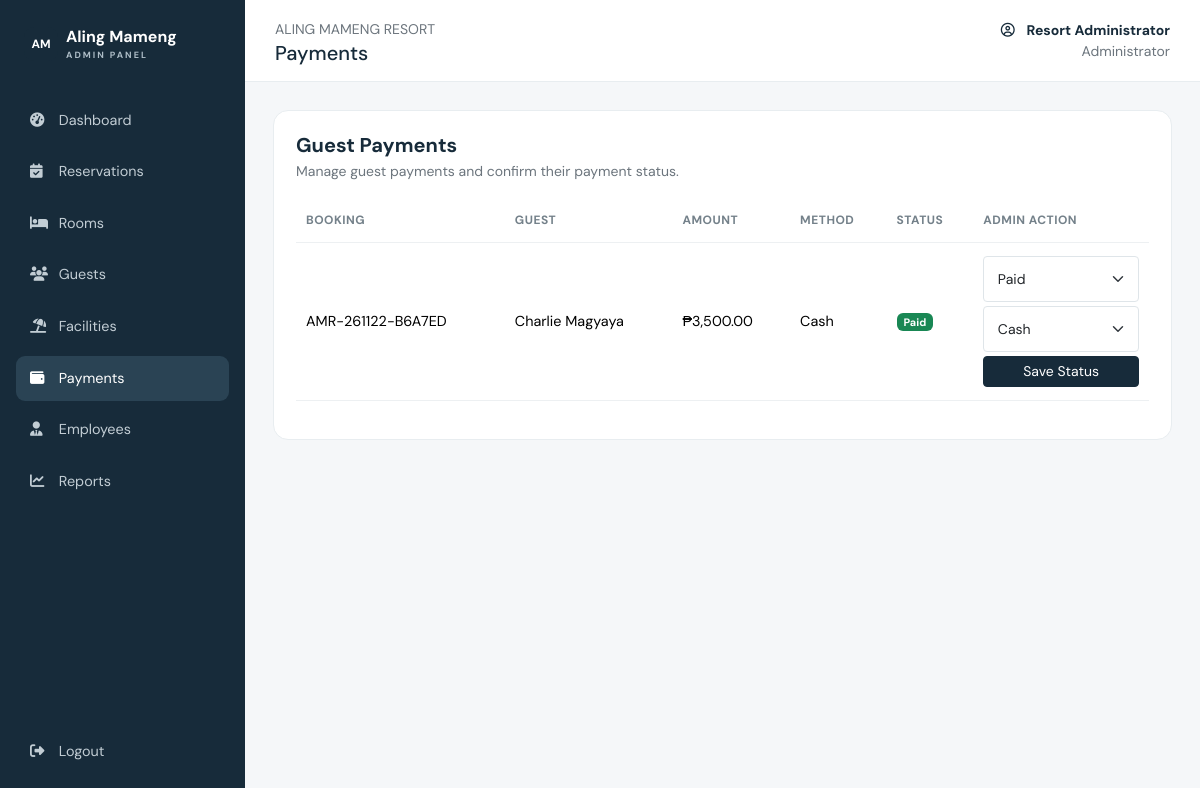
Page /AMR/admin/payments.php (signed in) on the committed database.
### tables this page shows
CREATE TABLE `payments` (
  `id` int(11) NOT NULL,
  `booking_id` int(11) NOT NULL,
  `amount` decimal(10,2) NOT NULL,
  `payment_method` enum('cash','gcash','bank_transfer','card') NOT NULL DEFAULT 'cash',
  `payment_status` enum('unpaid','partial','paid','refunded') DEFAULT 'unpaid',
  `paid_at` datetime DEFAULT NULL,
  `created_at` timestamp NOT NULL DEFAULT current_timestamp()
);

CREATE TABLE `bookings` (
  `id` int(11) NOT NULL,
  `booking_code` varchar(30) NOT NULL,
  `user_id` int(11) NOT NULL,
  `room_id` int(11) NOT NULL,
  `check_in` date NOT NULL,
  `check_out` date NOT NULL,
  `guests` int(11) NOT NULL DEFAULT 1,
  `nights` int(11) NOT NULL,
  `total_amount` decimal(10,2) NOT NULL,
  `status` enum('pending','confirmed','checked_in','checked_out','cancelled') DEFAULT 'pending',
  `special_request` text DEFAULT NULL,
  `created_at` timestamp NOT NULL DEFAULT current_timestamp()
);

CREATE TABLE `users` (
  `id` int(11) NOT NULL,
  `full_name` varchar(120) NOT NULL,
  `email` varchar(160) NOT NULL,
  `phone` varchar(30) DEFAULT NULL,
  `password_hash` varchar(255) NOT NULL,
  `role` enum('admin','guest') NOT NULL DEFAULT 'guest',
  `created_at` timestamp NOT NULL DEFAULT current_timestamp()
);

### AMR/config.php (called while the page is built, shortened)
<?php
function e(?string $value): string {
    return htmlspecialchars($value ?? '', ENT_QUOTES, 'UTF-8');
}
function money($amount): string {
    return '₱' . number_format((float)$amount, 2);
}

### AMR/admin/payments.php (the view, shortened to what this page needs)
<?php
require_once __DIR__.'/../config.php';
$rows = $pdo->query("
    SELECT p.*, b.booking_code, u.full_name
    FROM payments p
    JOIN bookings b ON b.id = p.booking_id
    JOIN users u ON u.id = b.user_id
    ORDER BY p.created_at DESC
")->fetchAll();
require '_layout_top.php';
?>
<div class="content-card">
    <div class="mb-3">
        <h5 class="mb-1">Guest Payments</h5>
        <p class="text-secondary small mb-0">
            Manage guest payments and confirm their payment status.
        </p>
    </div>
    <div class="table-responsive">
        <table class="table align-middle">
            <thead>
                <tr>
                    <th>Booking</th>
                    <th>Guest</th>
                    <th>Amount</th>
                    <th>Method</th>
                    <th>Status</th>
                    <th>Admin Action</th>
                </tr>
            </thead>
            <tbody>
                <?php foreach ($rows as $p): ?>
                <tr>
                    <td>
                        <?= e($p['booking_code']) ?>
                    </td>
                    <td>
                        <?= e($p['full_name']) ?>
                    </td>
                    <td>
                        <?= money($p['amount']) ?>
                    </td>
                    <td>
                        <?= e(str_replace('_', ' ', ucfirst($p['payment_method']))) ?>
                    </td>
                    <td>
                        <?php if ($p['payment_status'] === 'paid'): ?>
                            <span class="badge text-bg-success">Paid</span>
                        <?php elseif ($p['payment_status'] === 'pending'): ?>
                            <span class="badge text-bg-warning">Pending</span>
                        <?php else: ?>
                            <span class="badge text-bg-danger">Unpaid</span>
                        <?php endif; ?>
                    </td>
                    <td>
                        <form method="post" class="d-grid gap-1">
                            <select
                                class="form-select form-select-sm"
                                name="payment_status"
                            >
                                <?php foreach (['unpaid', 'pending', 'paid'] as $v): ?>
                                    <option
                                        value="<?= $v ?>"
                                        <?= $v === $p['payment_status'] ? 'selected' : '' ?>
                                    >
                                        <?= ucfirst($v) ?>
                                    </option>
                                <?php endforeach; ?>
                            </select>
                            <select
                                class="form-select form-select-sm"
                                name="payment_method"
                            >
                                <?php foreach (['cash', 'gcash', 'bank_transfer'] as $v): ?>
                                    <option
                                        value="<?= $v ?>"
                                        <?= $v === $p['payment_method'] ? 'selected' : '' ?>
                                    >
                                        <?= e(str_replace('_', ' ', ucfirst($v))) ?>
                                    </option>
                                <?php endforeach; ?>
                            </select>
                            <button type="submit" class="btn btn-sm btn-dark">
                                Save Status
                            </button>
                        </form>
                    </td>
                </tr>
                <?php endforeach; ?>
            </tbody>
        </table>
    </div>
</div>
<?php require '_layout_bottom.php'; ?>

### AMR/assets/css/style.css (style rules this page uses)
:root { --ink:#172b3a;--muted:#6b7882;--line:#e8edf0;--soft:#f5f7f8;--blue:#dce8ef }
* { box-sizing:border-box }
body { font-family:'DM Sans',sans-serif;color:var(--ink);background:#fff }
.form-control,.form-select { border-color:#dfe5e9;padding:.72rem .85rem }
.btn-dark { background:var(--ink);border-color:var(--ink) }
.admin-body { background:#f5f7f9 }
.stat-card,.content-card { background:#fff;border:1px solid var(--line);border-radius:15px;padding:22px }
.content-card h5 { font-weight:700;margin-bottom:18px }
.table { font-size:.9rem }
.table>:not(caption)>*>* { padding:13px 10px;border-color:#edf0f2 }
.table thead th { font-size:.75rem;text-transform:uppercase;letter-spacing:.5px;color:#74818a;font-weight:700;white-space:nowrap }

### rows in the picture
payments: booking.booking_code "AMR-261122-B6A7ED", users.full_name "Charlie Magyaya", amount "₱3,500.00", payment_method "Cash", shows "Paid", payment_status "Paid"

### other values in the picture
str_replace('.php', '', $file) "Reservations"
str_replace('.php', '', $file) "Rooms"
str_replace('.php', '', $file) "Guests"
str_replace('.php', '', $file) "Facilities"
str_replace('.php', '', $file) "Payments"
str_replace('.php', '', $file) "Employees"
str_replace('.php', '', $file) "Reports"
$adminTitle "Payments"
$_SESSION['name'] "Resort Administrator"
